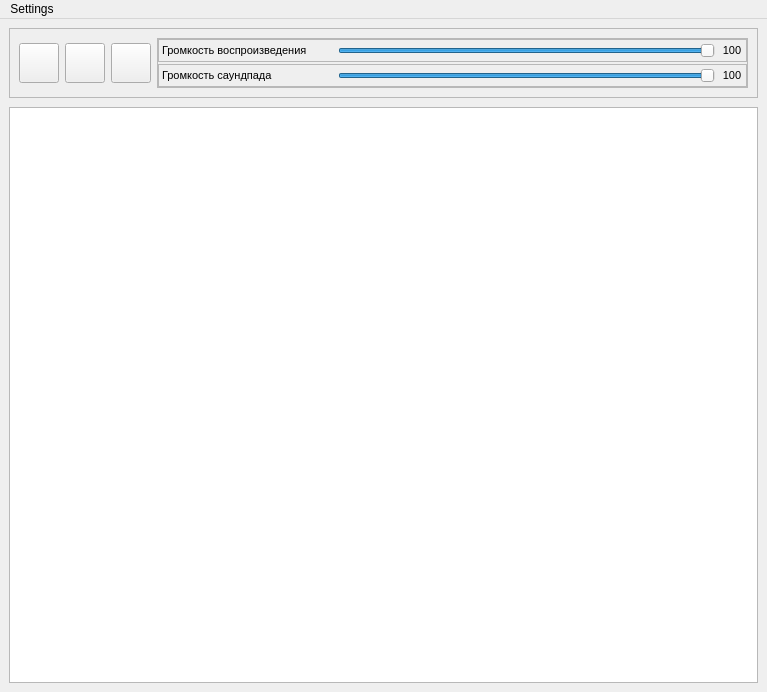
<?xml version="1.0" encoding="UTF-8"?>
<ui version="4.0">
 <class>MainWindow</class>
 <widget class="QMainWindow" name="MainWindow">
  <property name="geometry">
   <rect>
    <x>0</x>
    <y>0</y>
    <width>767</width>
    <height>692</height>
   </rect>
  </property>
  <property name="windowTitle">
   <string>MainWindow</string>
  </property>
  <widget class="QWidget" name="centralwidget">
   <layout class="QGridLayout" name="gridLayout">
    <property name="verticalSpacing">
     <number>9</number>
    </property>
    <item row="2" column="0">
     <widget class="QListWidget" name="listWidget"/>
    </item>
    <item row="1" column="0">
     <layout class="QVBoxLayout" name="verticalLayout">
      <item>
       <widget class="QFrame" name="frame">
        <property name="minimumSize">
         <size>
          <width>0</width>
          <height>40</height>
         </size>
        </property>
        <property name="styleSheet">
         <string notr="true">QFrame{background-color:&quot;white&quot;}</string>
        </property>
        <property name="frameShape">
         <enum>QFrame::StyledPanel</enum>
        </property>
        <property name="frameShadow">
         <enum>QFrame::Raised</enum>
        </property>
        <layout class="QHBoxLayout" name="horizontalLayout">
         <item>
          <widget class="QPushButton" name="PlayButton">
           <property name="minimumSize">
            <size>
             <width>40</width>
             <height>40</height>
            </size>
           </property>
           <property name="maximumSize">
            <size>
             <width>28</width>
             <height>16777215</height>
            </size>
           </property>
           <property name="styleSheet">
            <string notr="true">QPushButton{border-image: url('./assets/Play_white.png')}</string>
           </property>
           <property name="text">
            <string/>
           </property>
          </widget>
         </item>
         <item>
          <widget class="QPushButton" name="PauseButton">
           <property name="minimumSize">
            <size>
             <width>40</width>
             <height>40</height>
            </size>
           </property>
           <property name="maximumSize">
            <size>
             <width>28</width>
             <height>16777215</height>
            </size>
           </property>
           <property name="styleSheet">
            <string notr="true">QPushButton{border-image: url('./assets/Pause_white.png')}</string>
           </property>
           <property name="text">
            <string/>
           </property>
          </widget>
         </item>
         <item>
          <widget class="QPushButton" name="StopButton">
           <property name="minimumSize">
            <size>
             <width>40</width>
             <height>40</height>
            </size>
           </property>
           <property name="maximumSize">
            <size>
             <width>28</width>
             <height>16777215</height>
            </size>
           </property>
           <property name="styleSheet">
            <string notr="true">QPushButton{border-image: url('./assets/Stop_white.png')}</string>
           </property>
           <property name="text">
            <string/>
           </property>
          </widget>
         </item>
         <item>
          <widget class="QFrame" name="frame_2">
           <property name="frameShape">
            <enum>QFrame::StyledPanel</enum>
           </property>
           <property name="frameShadow">
            <enum>QFrame::Raised</enum>
           </property>
           <layout class="QVBoxLayout" name="verticalLayout_2">
            <property name="spacing">
             <number>2</number>
            </property>
            <property name="leftMargin">
             <number>0</number>
            </property>
            <property name="topMargin">
             <number>0</number>
            </property>
            <property name="rightMargin">
             <number>0</number>
            </property>
            <property name="bottomMargin">
             <number>0</number>
            </property>
            <item>
             <widget class="QFrame" name="frame_3">
              <property name="frameShape">
               <enum>QFrame::StyledPanel</enum>
              </property>
              <property name="frameShadow">
               <enum>QFrame::Raised</enum>
              </property>
              <layout class="QHBoxLayout" name="horizontalLayout_2">
               <property name="leftMargin">
                <number>3</number>
               </property>
               <property name="topMargin">
                <number>3</number>
               </property>
               <property name="rightMargin">
                <number>3</number>
               </property>
               <property name="bottomMargin">
                <number>3</number>
               </property>
               <item>
                <widget class="QLabel" name="label_2">
                 <property name="minimumSize">
                  <size>
                   <width>170</width>
                   <height>0</height>
                  </size>
                 </property>
                 <property name="font">
                  <font>
                   <pointsize>8</pointsize>
                  </font>
                 </property>
                 <property name="text">
                  <string>Громкость воспроизведения</string>
                 </property>
                 <property name="textFormat">
                  <enum>Qt::AutoText</enum>
                 </property>
                </widget>
               </item>
               <item>
                <widget class="QSlider" name="TestVolume">
                 <property name="styleSheet">
                  <string notr="true"/>
                 </property>
                 <property name="maximum">
                  <number>100</number>
                 </property>
                 <property name="value">
                  <number>100</number>
                 </property>
                 <property name="orientation">
                  <enum>Qt::Horizontal</enum>
                 </property>
                </widget>
               </item>
               <item>
                <widget class="QLabel" name="TestVolume_label">
                 <property name="minimumSize">
                  <size>
                   <width>22</width>
                   <height>0</height>
                  </size>
                 </property>
                 <property name="maximumSize">
                  <size>
                   <width>40</width>
                   <height>16777215</height>
                  </size>
                 </property>
                 <property name="font">
                  <font>
                   <pointsize>8</pointsize>
                  </font>
                 </property>
                 <property name="text">
                  <string>100</string>
                 </property>
                 <property name="alignment">
                  <set>Qt::AlignCenter</set>
                 </property>
                </widget>
               </item>
              </layout>
             </widget>
            </item>
            <item>
             <widget class="QFrame" name="frame_4">
              <property name="frameShape">
               <enum>QFrame::StyledPanel</enum>
              </property>
              <property name="frameShadow">
               <enum>QFrame::Raised</enum>
              </property>
              <layout class="QHBoxLayout" name="horizontalLayout_3">
               <property name="leftMargin">
                <number>3</number>
               </property>
               <property name="topMargin">
                <number>3</number>
               </property>
               <property name="rightMargin">
                <number>3</number>
               </property>
               <property name="bottomMargin">
                <number>3</number>
               </property>
               <item>
                <widget class="QLabel" name="label">
                 <property name="minimumSize">
                  <size>
                   <width>170</width>
                   <height>0</height>
                  </size>
                 </property>
                 <property name="font">
                  <font>
                   <pointsize>8</pointsize>
                  </font>
                 </property>
                 <property name="text">
                  <string>Громкость саундпада</string>
                 </property>
                </widget>
               </item>
               <item>
                <widget class="QSlider" name="SoundpadVolume">
                 <property name="maximum">
                  <number>100</number>
                 </property>
                 <property name="value">
                  <number>100</number>
                 </property>
                 <property name="orientation">
                  <enum>Qt::Horizontal</enum>
                 </property>
                </widget>
               </item>
               <item>
                <widget class="QLabel" name="SoundpadVolume_label">
                 <property name="minimumSize">
                  <size>
                   <width>22</width>
                   <height>0</height>
                  </size>
                 </property>
                 <property name="maximumSize">
                  <size>
                   <width>40</width>
                   <height>16777215</height>
                  </size>
                 </property>
                 <property name="font">
                  <font>
                   <pointsize>8</pointsize>
                  </font>
                 </property>
                 <property name="text">
                  <string>100</string>
                 </property>
                 <property name="alignment">
                  <set>Qt::AlignCenter</set>
                 </property>
                </widget>
               </item>
              </layout>
             </widget>
            </item>
           </layout>
          </widget>
         </item>
        </layout>
       </widget>
      </item>
     </layout>
    </item>
   </layout>
  </widget>
  <widget class="QMenuBar" name="menuBar">
   <property name="geometry">
    <rect>
     <x>0</x>
     <y>0</y>
     <width>767</width>
     <height>26</height>
    </rect>
   </property>
   <widget class="QMenu" name="menuSettings">
    <property name="title">
     <string>Settings</string>
    </property>
    <widget class="QMenu" name="menuMicrophone_settings">
     <property name="title">
      <string>Microphone settings</string>
     </property>
    </widget>
    <widget class="QMenu" name="menuSpeakers_settings">
     <property name="title">
      <string>Speakers settings</string>
     </property>
    </widget>
    <addaction name="menuMicrophone_settings"/>
    <addaction name="menuSpeakers_settings"/>
   </widget>
   <addaction name="menuSettings"/>
  </widget>
  <action name="action1">
   <property name="text">
    <string>1</string>
   </property>
  </action>
  <action name="action1_2">
   <property name="text">
    <string>1</string>
   </property>
  </action>
 </widget>
 <resources/>
 <connections/>
</ui>
